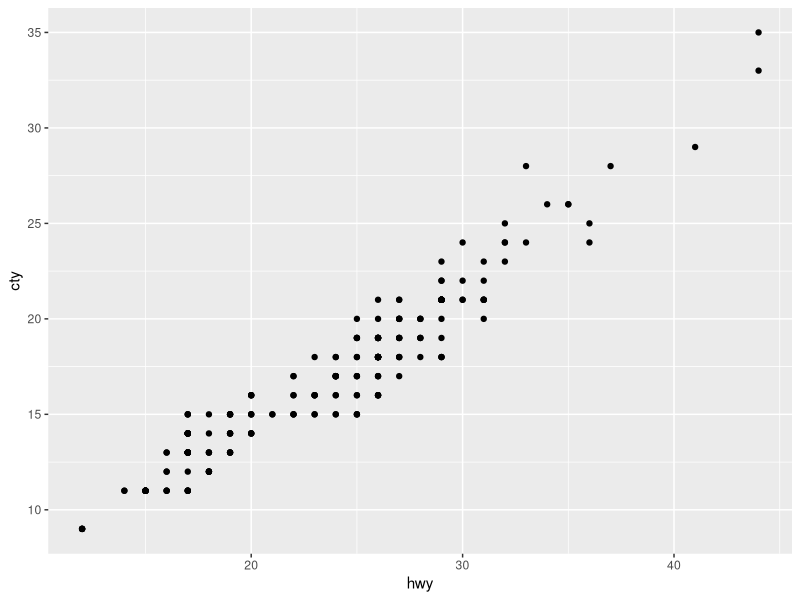
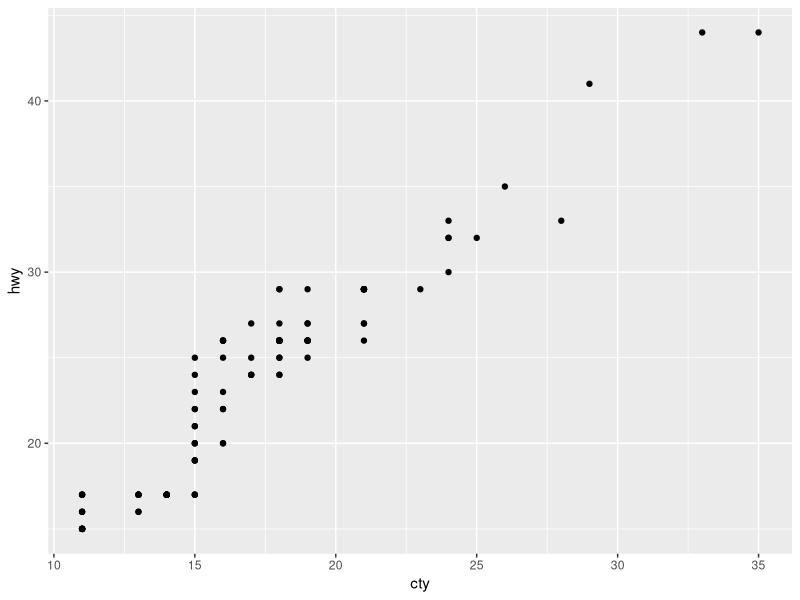
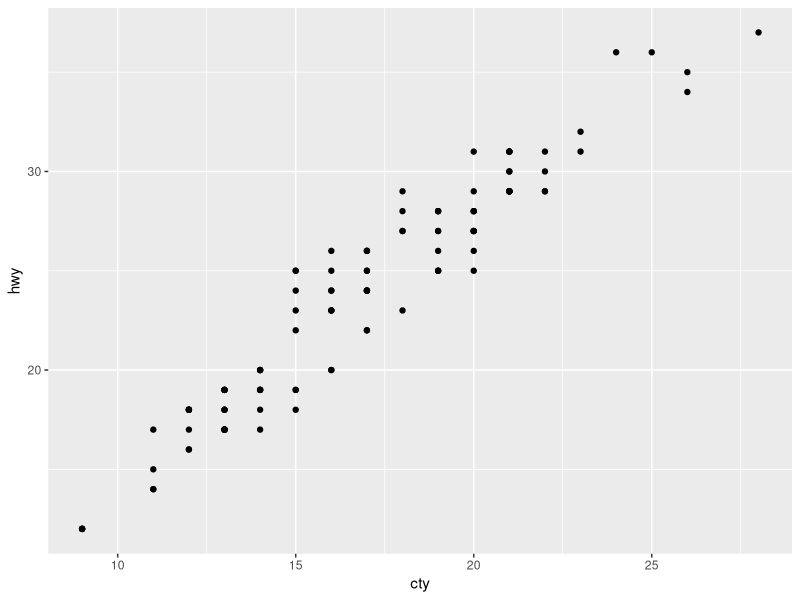

Recreate these plots in R, in order.
## ---- chunk 1
knitr::opts_chunk$set(echo = TRUE)
## ---- chunk 2
cel <- c(-9.444, -4.444)
print(cel)

vec200 <- rep(c(3, 1), 100)
length(vec200)

numPerfect <- floor(sqrt(2001))
print(numPerfect)

## ---- chunk 3

library(ggplot2)
library(dplyr)

head(mpg)

top3 <- top_n(mpg, 3, hwy)

print(top3)


## ---- chunk 4
numCompact <- sum(mpg$class == "compact")
print(numCompact)

## ---- chunk 5
mpg %>% 
  ggplot(aes(x=hwy, y=cty)) +
  geom_point()

mpg %>% 
  count_(vars = c('hwy', 'cty'))
## ---- chunk 6
mpg_1999 <- mpg %>% 
  filter(year==1999)

mpg_2008 <- mpg %>% 
  filter(year==2008)

print(summary(mpg_1999))
print(summary(mpg_2008))

mpg_1999 %>% 
  ggplot(aes(x=cty, y=hwy)) +
  geom_point()

mpg_2008 %>% 
  ggplot(aes(x=cty, y=hwy)) +
  geom_point()
